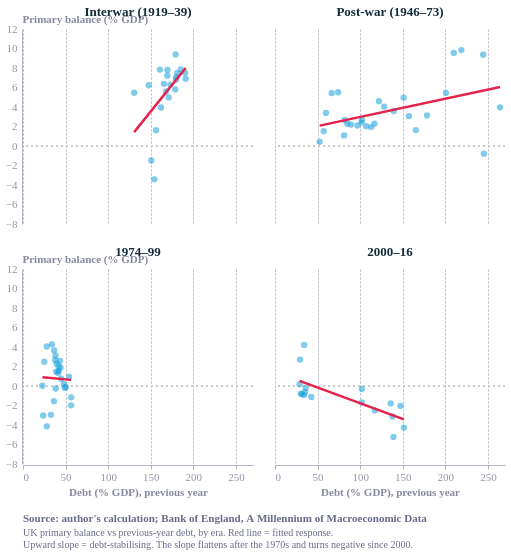

This figure's Vega-Lite source:
### Vega-Lite specification from a JSON file in a GitHub repository (floating-point values rounded to 4 significant figures)
{"config": {"font": "Circular Std", "text": {"color": "#676A86", "align": "left", "baseline": "middle", "dx": 7, "dy": 0, "fontSize": 11}, "view": {"stroke": "transparent", "continuousWidth": 400, "continuousHeight": 300, "discreteWidth": 400, "discreteHeight": 300, "fill": "transparent"}, "range": {"category": ["#36B7B4", "#E6224B", "#F4C245", "#0063AF", "#00A767", "#179FDB", "#EB5C2E"], "diverging": ["#E6224B", "#E54753", "#C9C9C9", "#179FDB", "#122B39"], "heatmap": ["#C9C9C9", "#179FDB", "#0063AF", "#122B39"], "ordinal": ["#00A767", "#36B7B4", "#179FDB", "#0063AF", "#243B5A"]}, "bar": {"color": "#179fdb"}, "line": {"color": "#e6224b"}, "rule": {"color": "#676A86"}, "area": {"opacity": 0.3}, "point": {"filled": true, "size": 80, "color": "#e6224b", "opacity": 0.95}, "geoshape": {"stroke": "white", "strokeWidth": 0.3}, "rect": {"fill": "#d6d4d4", "opacity": 0.3}, "axis": {"labelColor": "#676A86", "labelFontSize": 11, "labelFont": "Circular Std", "labelOpacity": 0.7, "tickColor": "#676A86", "tickOpacity": 0.5, "domainColor": "#676A86", "domainOpacity": 0.5, "gridColor": "#676A86", "gridDash": [2, 2], "gridOpacity": 0.5, "title": null, "titleColor": "#676A86", "titleOpacity": 0.8, "tickSize": 4}, "axisXDiscrete": {"grid": false, "labelAngle": 0, "tickCount": 10, "tickOpacity": 0.5, "title": null}, "axisYDiscrete": {"ticks": false, "labelPadding": 5}, "axisXTemporal": {"grid": false, "ticks": true}, "axisXQuantitative": {"grid": true}, "axisYQuantitative": {"gridColor": "#676A86", "gridDash": [1, 5], "gridOpacity": 0.5, "ticks": false, "labelPadding": 5, "tickCount": 8, "titleAngle": 0, "titleAlign": "left", "titleBaseline": "bottom", "titleX": 0, "titleY": -5}, "title": {"color": "#676A86E6", "subtitleColor": "#676A86", "font": "Circular Std", "subtitleFont": "Circular Std", "anchor": "start", "fontSize": 14, "subtitleFontSize": 12, "subtitlePadding": 4, "offset": 0, "frame": "group"}, "legend": {"titleColor": "#122b39", "title": null, "labelColor": "#122b39", "labelFontSize": 11}, "background": "white", "headerFacet": {"title": null}}, "data": {"name": "data-005334be4849130a9d58cf6f5cc180f2"}, "facet": {"field": "era", "header": {"labelColor": "#122b39", "labelFontSize": 13, "labelFontWeight": "bold"}, "sort": ["Interwar (1919–39)", "Post-war (1946–73)", "1974–99", "2000–16"], "title": null, "type": "nominal"}, "spec": {"layer": [{"mark": {"type": "rule", "color": "#c9c9c9", "strokeDash": [2, 3]}, "encoding": {"y": {"datum": 0}}}, {"mark": {"type": "point", "color": "#179FDB", "filled": true, "opacity": 0.55, "size": 40}, "encoding": {"x": {"field": "debt_lag", "scale": {"domain": [0, 270]}, "title": "Debt (% GDP), previous year", "type": "quantitative"}, "y": {"field": "pb", "scale": {"domain": [-8, 11]}, "title": "Primary balance (% GDP)", "type": "quantitative"}}}, {"mark": {"type": "line", "color": "#E6224B", "strokeWidth": 2.5}, "encoding": {"x": {"field": "debt_lag", "scale": {"domain": [0, 270]}, "title": "Debt (% GDP), previous year", "type": "quantitative"}, "y": {"field": "pb", "scale": {"domain": [-8, 11]}, "title": "Primary balance (% GDP)", "type": "quantitative"}}, "transform": [{"on": "debt_lag", "regression": "pb"}]}], "height": 195, "width": 230}, "columns": 2, "resolve": {"axis": {"x": "shared", "y": "shared"}}, "title": {"text": "Source: author's calculation; Bank of England, A Millennium of Macroeconomic Data", "anchor": "start", "color": "#676A86", "dy": 12, "fontSize": 11, "orient": "bottom", "subtitle": ["UK primary balance vs previous-year debt, by era. Red line = fitted response.", "Upward slope = debt-stabilising. The slope flattens after the 1970s and turns negative since 2000."], "subtitleColor": "#676A86", "subtitleFontSize": 10}, "$schema": "https://vega.github.io/schema/vega-lite/v6.4.1.json", "datasets": {"data-005334be4849130a9d58cf6f5cc180f2": [{"year": 1919, "psurp": -79, "gdp": 5337.0, "debt_mn": 7876.0, "pb": -1.48, "debt": 147.6, "debt_lag": 150.6, "war": 0, "era": "Interwar (1919–39)"}, {"year": 1920, "psurp": 364, "gdp": 5843.0, "debt_mn": 7623.0, "pb": 6.23, "debt": 130.5, "debt_lag": 147.6, "war": 0, "era": "Interwar (1919–39)"}, {"year": 1921, "psurp": 262, "gdp": 4800.0, "debt_mn": 7720.0, "pb": 5.459, "debt": 160.9, "debt_lag": 130.5, "war": 0, "era": "Interwar (1919–39)"}, {"year": 1922, "psurp": 342, "gdp": 4361.0, "debt_mn": 7813.0, "pb": 7.841, "debt": 179.1, "debt_lag": 160.9, "war": 0, "era": "Interwar (1919–39)"}, {"year": 1923, "psurp": 391, "gdp": 4163.0, "debt_mn": 7708.0, "pb": 9.393, "debt": 185.2, "debt_lag": 179.1, "war": 0, "era": "Interwar (1919–39)"}, {"year": 1924, "psurp": 336, "gdp": 4272.0, "debt_mn": 7666.0, "pb": 7.866, "debt": 179.5, "debt_lag": 185.2, "war": 0, "era": "Interwar (1919–39)"}, {"year": 1925, "psurp": 300, "gdp": 4411.0, "debt_mn": 7634.0, "pb": 6.802, "debt": 173.1, "debt_lag": 179.5, "war": 0, "era": "Interwar (1919–39)"}, {"year": 1926, "psurp": 268, "gdp": 4255.0, "debt_mn": 7653.0, "pb": 6.298, "debt": 179.8, "debt_lag": 173.1, "war": 0, "era": "Interwar (1919–39)"}, {"year": 1927, "psurp": 318, "gdp": 4500.0, "debt_mn": 7631.0, "pb": 7.067, "debt": 169.6, "debt_lag": 179.8, "war": 0, "era": "Interwar (1919–39)"}, {"year": 1928, "psurp": 351, "gdp": 4500.0, "debt_mn": 7621.0, "pb": 7.8, "debt": 169.3, "debt_lag": 169.6, "war": 0, "era": "Interwar (1919–39)"}, {"year": 1929, "psurp": 331, "gdp": 4591.0, "debt_mn": 7596.0, "pb": 7.21, "debt": 165.5, "debt_lag": 169.3, "war": 0, "era": "Interwar (1919–39)"}, {"year": 1930, "psurp": 288, "gdp": 4515.0, "debt_mn": 7583.0, "pb": 6.378, "debt": 167.9, "debt_lag": 165.5, "war": 0, "era": "Interwar (1919–39)"}, {"year": 1931, "psurp": 236, "gdp": 4224.0, "debt_mn": 7648.0, "pb": 5.587, "debt": 181.1, "debt_lag": 167.9, "war": 0, "era": "Interwar (1919–39)"}, {"year": 1932, "psurp": 310, "gdp": 4133.0, "debt_mn": 7860.0, "pb": 7.501, "debt": 190.2, "debt_lag": 181.1, "war": 0, "era": "Interwar (1919–39)"}, {"year": 1933, "psurp": 316, "gdp": 4206.0, "debt_mn": 8030.0, "pb": 7.512, "debt": 190.9, "debt_lag": 190.2, "war": 0, "era": "Interwar (1919–39)"}, {"year": 1934, "psurp": 305, "gdp": 4421.0, "debt_mn": 7902.0, "pb": 6.9, "debt": 178.8, "debt_lag": 190.9, "war": 0, "era": "Interwar (1919–39)"}, {"year": 1935, "psurp": 268, "gdp": 4619.0, "debt_mn": 7902.0, "pb": 5.802, "debt": 171.1, "debt_lag": 178.8, "war": 0, "era": "Interwar (1919–39)"}, {"year": 1936, "psurp": 243, "gdp": 4881.0, "debt_mn": 7910.0, "pb": 4.979, "debt": 162.1, "debt_lag": 171.1, "war": 0, "era": "Interwar (1919–39)"}, {"year": 1937, "psurp": 206, "gdp": 5220.0, "debt_mn": 8149.0, "pb": 3.946, "debt": 156.1, "debt_lag": 162.1, "war": 0, "era": "Interwar (1919–39)"}, {"year": 1938, "psurp": 87, "gdp": 5384.0, "debt_mn": 8301.0, "pb": 1.616, "debt": 154.2, "debt_lag": 156.1, "war": 0, "era": "Interwar (1919–39)"}, {"year": 1939, "psurp": -198, "gdp": 5791.0, "debt_mn": 9083.0, "pb": -3.419, "debt": 156.8, "debt_lag": 154.2, "war": 1, "era": "Interwar (1919–39)"}, {"year": 1946, "psurp": -77, "gdp": 9756.0, "debt_mn": 25770.0, "pb": -0.7892, "debt": 264.1, "debt_lag": 245.2, "war": 0, "era": "Post-war (1946–73)"}, {"year": 1947, "psurp": 418, "gdp": 10540.0, "debt_mn": 25770.0, "pb": 3.964, "debt": 244.4, "debt_lag": 264.1, "war": 0, "era": "Post-war (1946–73)"}, {"year": 1948, "psurp": 1084, "gdp": 11580.0, "debt_mn": 25330.0, "pb": 9.36, "debt": 218.7, "debt_lag": 244.4, "war": 0, "era": "Post-war (1946–73)"}, {"year": 1949, "psurp": 1214, "gdp": 12340.0, "debt_mn": 25900.0, "pb": 9.836, "debt": 209.8, "debt_lag": 218.7, "war": 0, "era": "Post-war (1946–73)"}, {"year": 1950, "psurp": 1234, "gdp": 12920.0, "debt_mn": 25920.0, "pb": 9.551, "debt": 200.6, "debt_lag": 209.8, "war": 0, "era": "Post-war (1946–73)"}, {"year": 1951, "psurp": 790, "gdp": 14510.0, "debt_mn": 25890.0, "pb": 5.445, "debt": 178.5, "debt_lag": 200.6, "war": 0, "era": "Post-war (1946–73)"}, {"year": 1952, "psurp": 493, "gdp": 15760.0, "debt_mn": 26050.0, "pb": 3.128, "debt": 165.3, "debt_lag": 178.5, "war": 0, "era": "Post-war (1946–73)"}, {"year": 1953, "psurp": 276, "gdp": 16900.0, "debt_mn": 26580.0, "pb": 1.633, "debt": 157.3, "debt_lag": 165.3, "war": 0, "era": "Post-war (1946–73)"}, {"year": 1954, "psurp": 545, "gdp": 17830.0, "debt_mn": 26930.0, "pb": 3.056, "debt": 151.0, "debt_lag": 157.3, "war": 0, "era": "Post-war (1946–73)"}, {"year": 1955, "psurp": 959, "gdp": 19390.0, "debt_mn": 27040.0, "pb": 4.946, "debt": 139.5, "debt_lag": 151.0, "war": 0, "era": "Post-war (1946–73)"}, {"year": 1956, "psurp": 754, "gdp": 21050.0, "debt_mn": 27010.0, "pb": 3.582, "debt": 128.3, "debt_lag": 139.5, "war": 0, "era": "Post-war (1946–73)"}, {"year": 1957, "psurp": 900, "gdp": 22320.0, "debt_mn": 27230.0, "pb": 4.032, "debt": 122.0, "debt_lag": 128.3, "war": 0, "era": "Post-war (1946–73)"}, {"year": 1958, "psurp": 1077, "gdp": 23450.0, "debt_mn": 27380.0, "pb": 4.592, "debt": 116.7, "debt_lag": 122.0, "war": 0, "era": "Post-war (1946–73)"}, {"year": 1959, "psurp": 561, "gdp": 24600.0, "debt_mn": 27730.0, "pb": 2.281, "debt": 112.7, "debt_lag": 116.7, "war": 0, "era": "Post-war (1946–73)"}, {"year": 1960, "psurp": 513, "gdp": 26410.0, "debt_mn": 28250.0, "pb": 1.942, "debt": 107.0, "debt_lag": 112.7, "war": 0, "era": "Post-war (1946–73)"}, {"year": 1961, "psurp": 572, "gdp": 28070.0, "debt_mn": 28670.0, "pb": 2.038, "debt": 102.2, "debt_lag": 107.0, "war": 0, "era": "Post-war (1946–73)"}, {"year": 1962, "psurp": 789, "gdp": 29370.0, "debt_mn": 29850.0, "pb": 2.686, "debt": 101.6, "debt_lag": 102.2, "war": 0, "era": "Post-war (1946–73)"}, {"year": 1963, "psurp": 758, "gdp": 31230.0, "debt_mn": 30230.0, "pb": 2.427, "debt": 96.79, "debt_lag": 101.6, "war": 0, "era": "Post-war (1946–73)"}, {"year": 1964, "psurp": 717, "gdp": 34130.0, "debt_mn": 30440.0, "pb": 2.101, "debt": 89.2, "debt_lag": 96.79, "war": 0, "era": "Post-war (1946–73)"}, {"year": 1965, "psurp": 812, "gdp": 36910.0, "debt_mn": 31340.0, "pb": 2.2, "debt": 84.92, "debt_lag": 89.2, "war": 0, "era": "Post-war (1946–73)"}, {"year": 1966, "psurp": 901, "gdp": 39420.0, "debt_mn": 31990.0, "pb": 2.285, "debt": 81.14, "debt_lag": 84.92, "war": 0, "era": "Post-war (1946–73)"}, {"year": 1967, "psurp": 451, "gdp": 41730.0, "debt_mn": 34190.0, "pb": 1.081, "debt": 81.94, "debt_lag": 81.14, "war": 0, "era": "Post-war (1946–73)"}, {"year": 1968, "psurp": 1222, "gdp": 45810.0, "debt_mn": 33980.0, "pb": 2.668, "debt": 74.19, "debt_lag": 81.94, "war": 0, "era": "Post-war (1946–73)"}, {"year": 1969, "psurp": 2740, "gdp": 49680.0, "debt_mn": 33080.0, "pb": 5.515, "debt": 66.58, "debt_lag": 74.19, "war": 0, "era": "Post-war (1946–73)"}, {"year": 1970, "psurp": 3033, "gdp": 55920.0, "debt_mn": 33440.0, "pb": 5.424, "debt": 59.81, "debt_lag": 66.58, "war": 0, "era": "Post-war (1946–73)"}, {"year": 1971, "psurp": 2125, "gdp": 62640.0, "debt_mn": 35840.0, "pb": 3.392, "debt": 57.22, "debt_lag": 59.81, "war": 0, "era": "Post-war (1946–73)"}, {"year": 1972, "psurp": 1068, "gdp": 70300.0, "debt_mn": 36880.0, "pb": 1.519, "debt": 52.46, "debt_lag": 57.22, "war": 0, "era": "Post-war (1946–73)"}, {"year": 1973, "psurp": 347, "gdp": 81470.0, "debt_mn": 40120.0, "pb": 0.4259, "debt": 49.25, "debt_lag": 52.46, "war": 0, "era": "Post-war (1946–73)"}, {"year": 1974, "psurp": -179, "gdp": 92230.0, "debt_mn": 52100.0, "pb": -0.1941, "debt": 56.49, "debt_lag": 49.25, "war": 0, "era": "1974–99"}, {"year": 1975, "psurp": -2272, "gdp": 114500.0, "debt_mn": 64740.0, "pb": -1.984, "debt": 56.52, "debt_lag": 56.49, "war": 0, "era": "1974–99"}, {"year": 1976, "psurp": -1581, "gdp": 136200.0, "debt_mn": 73580.0, "pb": -1.161, "debt": 54.03, "debt_lag": 56.52, "war": 0, "era": "1974–99"}, {"year": 1977, "psurp": 1497, "gdp": 158800.0, "debt_mn": 79540.0, "pb": 0.9428, "debt": 50.09, "debt_lag": 54.03, "war": 0, "era": "1974–99"}, {"year": 1978, "psurp": -174, "gdp": 184900.0, "debt_mn": 88600.0, "pb": -0.09411, "debt": 47.92, "debt_lag": 50.09, "war": 0, "era": "1974–99"}, {"year": 1979, "psurp": 427, "gdp": 219600.0, "debt_mn": 98190.0, "pb": 0.1945, "debt": 44.72, "debt_lag": 47.92, "war": 0, "era": "1974–99"}, {"year": 1980, "psurp": 1931, "gdp": 258400.0, "debt_mn": 113800.0, "pb": 0.7473, "debt": 44.05, "debt_lag": 44.72, "war": 0, "era": "1974–99"}, {"year": 1981, "psurp": 5382, "gdp": 287800.0, "debt_mn": 125200.0, "pb": 1.87, "debt": 43.49, "debt_lag": 44.05, "war": 0, "era": "1974–99"}, {"year": 1982, "psurp": 8181, "gdp": 316700.0, "debt_mn": 132500.0, "pb": 2.583, "debt": 41.85, "debt_lag": 43.49, "war": 0, "era": "1974–99"}, {"year": 1983, "psurp": 5414, "gdp": 348300.0, "debt_mn": 143600.0, "pb": 1.554, "debt": 41.23, "debt_lag": 41.85, "war": 0, "era": "1974–99"}, {"year": 1984, "psurp": 5038, "gdp": 374500.0, "debt_mn": 157000.0, "pb": 1.345, "debt": 41.92, "debt_lag": 41.23, "war": 0, "era": "1974–99"}, {"year": 1985, "psurp": 8473, "gdp": 412100.0, "debt_mn": 162500.0, "pb": 2.056, "debt": 39.42, "debt_lag": 41.92, "war": 0, "era": "1974–99"}, {"year": 1986, "psurp": 10145, "gdp": 444000.0, "debt_mn": 167800.0, "pb": 2.285, "debt": 37.78, "debt_lag": 39.42, "war": 0, "era": "1974–99"}, {"year": 1987, "psurp": 13134, "gdp": 492600.0, "debt_mn": 167400.0, "pb": 2.666, "debt": 33.98, "debt_lag": 37.78, "war": 0, "era": "1974–99"}, {"year": 1988, "psurp": 23596, "gdp": 551700.0, "debt_mn": 153700.0, "pb": 4.277, "debt": 27.86, "debt_lag": 33.98, "war": 0, "era": "1974–99"}, {"year": 1989, "psurp": 24714, "gdp": 609500.0, "debt_mn": 151900.0, "pb": 4.055, "debt": 24.93, "debt_lag": 27.86, "war": 0, "era": "1974–99"}, {"year": 1990, "psurp": 16499, "gdp": 662800.0, "debt_mn": 151000.0, "pb": 2.489, "debt": 22.79, "debt_lag": 24.93, "war": 0, "era": "1974–99"}, {"year": 1991, "psurp": 196, "gdp": 698000.0, "debt_mn": 165800.0, "pb": 0.02808, "debt": 23.75, "debt_lag": 22.79, "war": 0, "era": "1974–99"}, {"year": 1992, "psurp": -21802, "gdp": 721400.0, "debt_mn": 201900.0, "pb": -3.022, "debt": 27.98, "debt_lag": 23.75, "war": 0, "era": "1974–99"}, {"year": 1993, "psurp": -31378, "gdp": 758400.0, "debt_mn": 249100.0, "pb": -4.137, "debt": 32.84, "debt_lag": 27.98, "war": 0, "era": "1974–99"}, {"year": 1994, "psurp": -23535, "gdp": 797100.0, "debt_mn": 289500.0, "pb": -2.953, "debt": 36.32, "debt_lag": 32.84, "war": 0, "era": "1974–99"}, {"year": 1995, "psurp": -13001, "gdp": 836600.0, "debt_mn": 321400.0, "pb": -1.554, "debt": 38.41, "debt_lag": 36.32, "war": 0, "era": "1974–99"}, {"year": 1996, "psurp": -2256, "gdp": 892900.0, "debt_mn": 347000.0, "pb": -0.2527, "debt": 38.86, "debt_lag": 38.41, "war": 0, "era": "1974–99"}, {"year": 1997, "psurp": 13819, "gdp": 938900.0, "debt_mn": 358600.0, "pb": 1.472, "debt": 38.2, "debt_lag": 38.86, "war": 0, "era": "1974–99"}, {"year": 1998, "psurp": 30545, "gdp": 980300.0, "debt_mn": 357800.0, "pb": 3.116, "debt": 36.5, "debt_lag": 38.2, "war": 0, "era": "1974–99"}, {"year": 1999, "psurp": 37248, "gdp": 1021000.0, "debt_mn": 349300.0, "pb": 3.647, "debt": 34.21, "debt_lag": 36.5, "war": 0, "era": "1974–99"}, {"year": 2000, "psurp": 45524, "gdp": 1081000.0, "debt_mn": 316700.0, "pb": 4.212, "debt": 29.3, "debt_lag": 34.21, "war": 0, "era": "2000–16"}, {"year": 2001, "psurp": 30347, "gdp": 1121000.0, "debt_mn": 323100.0, "pb": 2.708, "debt": 28.83, "debt_lag": 29.3, "war": 0, "era": "2000–16"}, {"year": 2002, "psurp": 2139, "gdp": 1173000.0, "debt_mn": 356200.0, "pb": 0.1824, "debt": 30.38, "debt_lag": 28.83, "war": 0, "era": "2000–16"}, {"year": 2003, "psurp": -9822, "gdp": 1242000.0, "debt_mn": 391000.0, "pb": -0.7905, "debt": 31.47, "debt_lag": 30.38, "war": 0, "era": "2000–16"}, {"year": 2004, "psurp": -10827, "gdp": 1305000.0, "debt_mn": 446500.0, "pb": -0.8297, "debt": 34.22, "debt_lag": 31.47, "war": 0, "era": "2000–16"}, {"year": 2005, "psurp": -12904, "gdp": 1379000.0, "debt_mn": 487200.0, "pb": -0.9354, "debt": 35.32, "debt_lag": 34.22, "war": 0, "era": "2000–16"}, {"year": 2006, "psurp": -9076, "gdp": 1456000.0, "debt_mn": 523600.0, "pb": -0.6235, "debt": 35.97, "debt_lag": 35.32, "war": 0, "era": "2000–16"}, {"year": 2007, "psurp": -2997, "gdp": 1531000.0, "debt_mn": 651600.0, "pb": -0.1958, "debt": 42.56, "debt_lag": 35.97, "war": 0, "era": "2000–16"}, {"year": 2008, "psurp": -17512, "gdp": 1564000.0, "debt_mn": 2175000.0, "pb": -1.12, "debt": 139.0, "debt_lag": 42.56, "war": 0, "era": "2000–16"}, {"year": 2009, "psurp": -79388, "gdp": 1519000.0, "debt_mn": 2299000.0, "pb": -5.225, "debt": 151.3, "debt_lag": 139.0, "war": 0, "era": "2000–16"}, {"year": 2010, "psurp": -67108, "gdp": 1572000.0, "debt_mn": 2317000.0, "pb": -4.268, "debt": 147.3, "debt_lag": 151.3, "war": 0, "era": "2000–16"}, {"year": 2011, "psurp": -33236, "gdp": 1628000.0, "debt_mn": 2245000.0, "pb": -2.041, "debt": 137.9, "debt_lag": 147.3, "war": 0, "era": "2000–16"}, {"year": 2012, "psurp": -52298, "gdp": 1675000.0, "debt_mn": 2276000.0, "pb": -3.122, "debt": 135.8, "debt_lag": 137.9, "war": 0, "era": "2000–16"}, {"year": 2013, "psurp": -31006, "gdp": 1740000.0, "debt_mn": 2039000.0, "pb": -1.782, "debt": 117.2, "debt_lag": 135.8, "war": 0, "era": "2000–16"}, {"year": 2014, "psurp": -45709, "gdp": 1822000.0, "debt_mn": 1857000.0, "pb": -2.508, "debt": 101.9, "debt_lag": 117.2, "war": 0, "era": "2000–16"}, {"year": 2015, "psurp": -31575, "gdp": 1873000.0, "debt_mn": 1910000.0, "pb": -1.686, "debt": 102.0, "debt_lag": 101.9, "war": 0, "era": "2000–16"}, {"year": 2016, "psurp": -5803, "gdp": 1940000.0, "debt_mn": 2049000.0, "pb": -0.2992, "debt": 105.6, "debt_lag": 102.0, "war": 0, "era": "2000–16"}]}, "width": 350, "height": 280}
